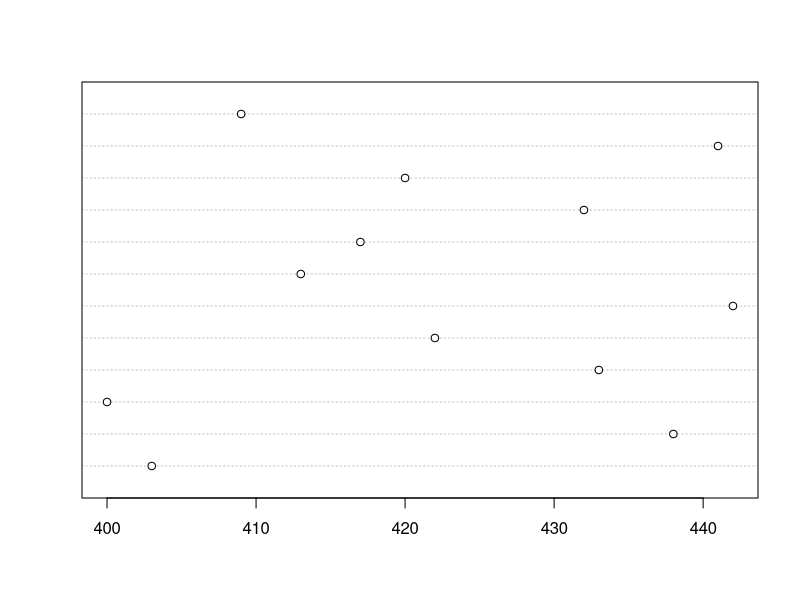
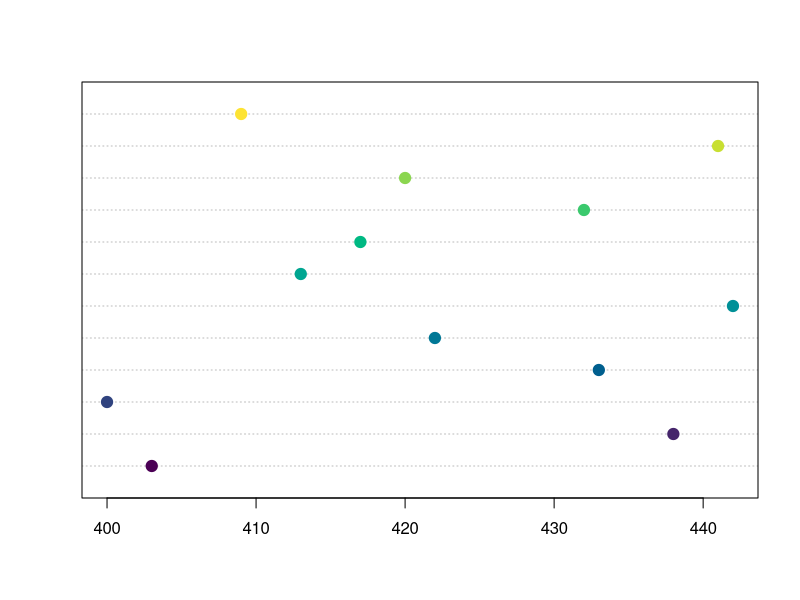
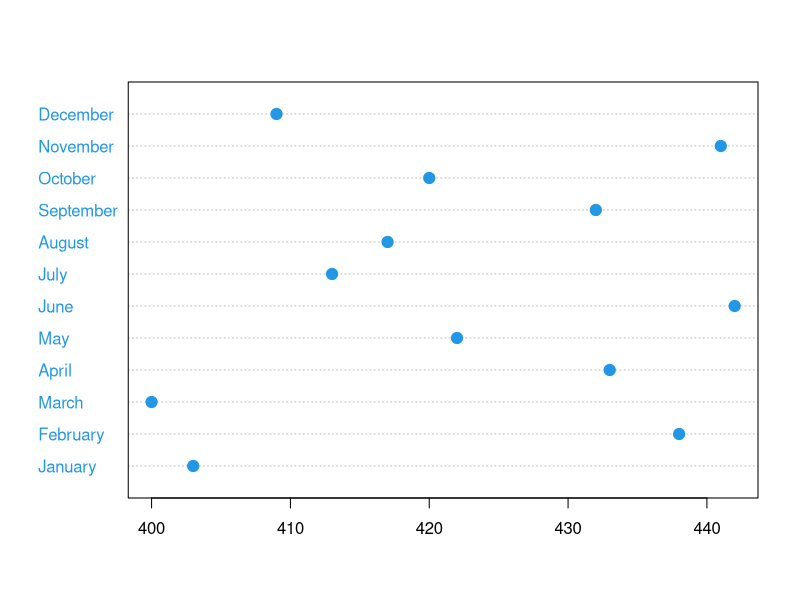
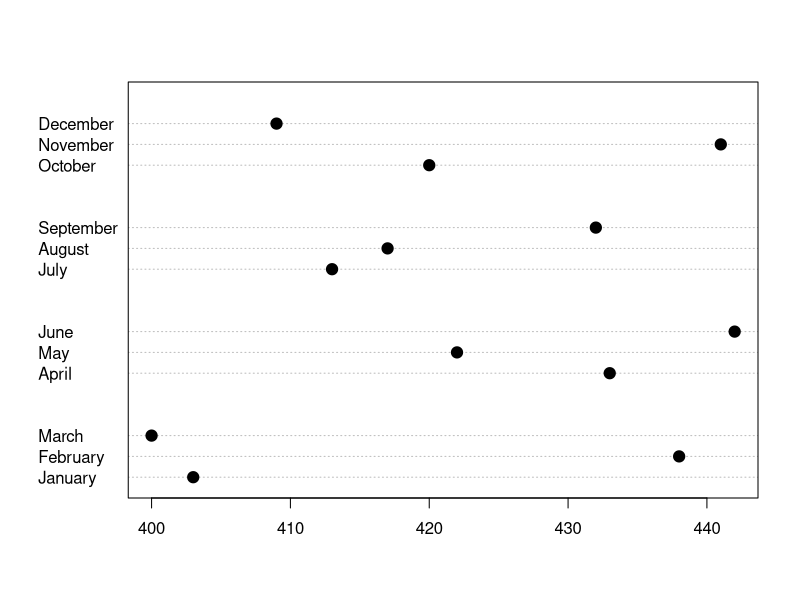
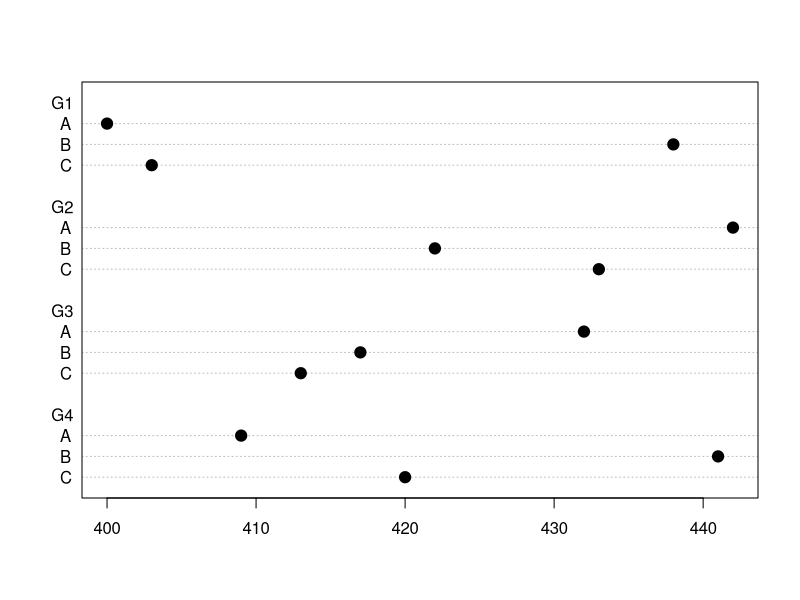
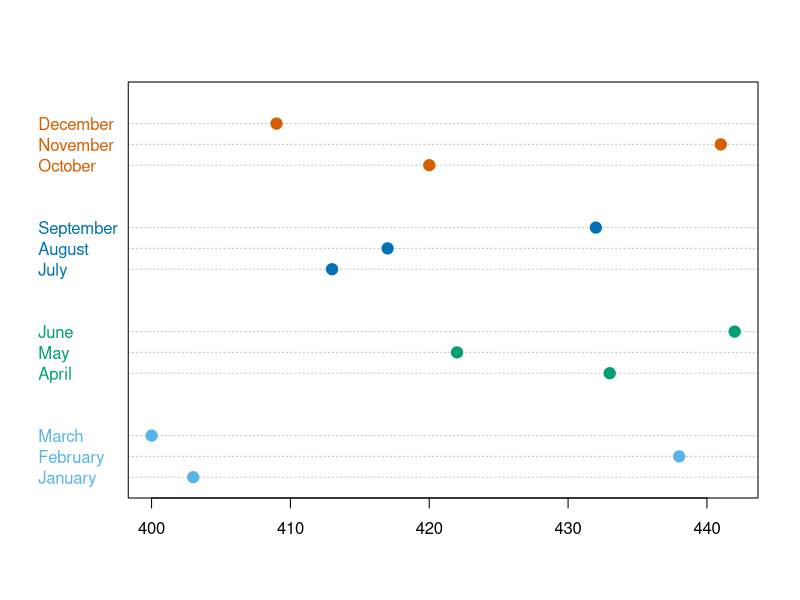
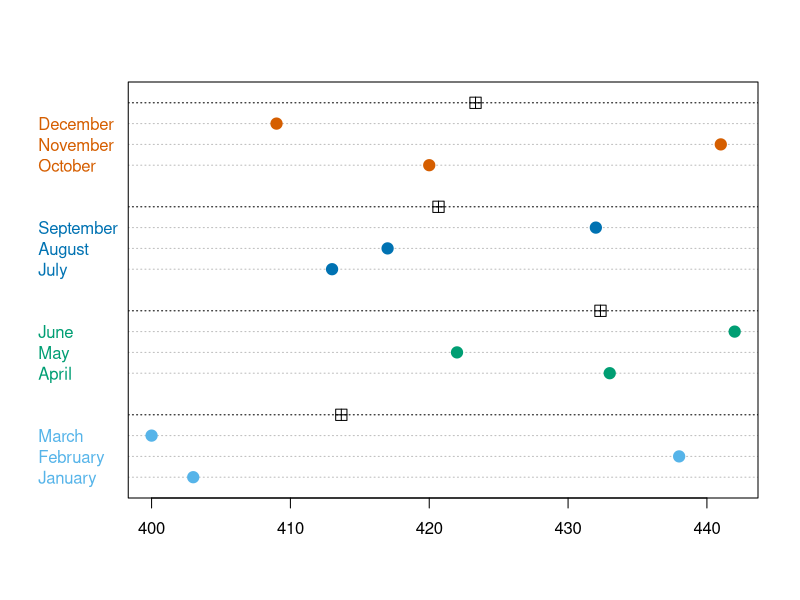
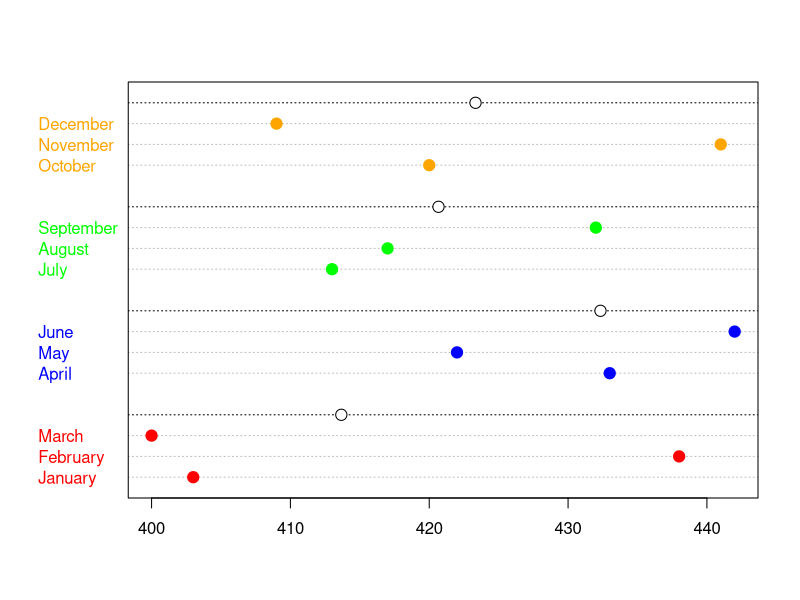

The R source for these figures, in order:
set.seed(1)
sold <- sample(400:450, 12)
month <- month.name
quarter <- c(rep(1, 3), rep(2, 3),
             rep(3, 3), rep(4, 3))

# Basic dot chart
dotchart(sold)

# Customization
dotchart(sold,
         pch = 19,             # Symbol
         col = hcl.colors(12), # Colors
         pt.cex = 1.5,         # Symbol size
         frame.plot = TRUE)    # Plot frame

# Labeling the observations
dotchart(sold,
         pch = 19,
         col = 4,
         pt.cex = 1.5,
         labels = month)

# Dot chart by group
# Specifying groups
dotchart(sold,
         pch = 19, pt.cex = 1.5,
         labels = month,
         groups = rev(quarter))

# Matrix as input
m <- matrix(sold, ncol = 4)
colnames(m) <- c("G1", "G2", "G3", "G4")
rownames(m) <- LETTERS[3:1]
dotchart(m, pch = 19, pt.cex = 1.5)

# Color by group
cols <- c(rep("#56B4E9", 3), rep("#009E73", 3),
          rep("#0072B2", 3), rep("#D55E00", 3))
dotchart(sold,
         pch = 19, pt.cex = 1.5,
         labels = month,
         groups = rev(quarter),
         color = cols)

dotchart(sold,
         pch = 19, pt.cex = 1.5,
         labels = month,
         groups = rev(quarter),
         color = cols,
         gdata = rev(tapply(sold, quarter, mean)),
         gpch = 12,
         gcolor = 1)

# Summary for each group
cols <- c(rep("red", 3), rep("blue", 3),
          rep("green", 3), rep("orange", 3))
dotchart(sold,
         pch = 19, pt.cex = 1.5,
         labels = month,
         groups = rev(quarter),
         color = cols,
         gdata = rev(tapply(sold, quarter, mean)))

# Order the values
cols <- c(rep("#56B4E9", 3), rep("#009E73", 3),
          rep("#0072B2", 3), rep("#D55E00", 3))
dotchart(sort(sold),
         labels = month[order(sold)],
         pch = 19, pt.cex = 1.5,
         groups = rev(quarter),
         color = cols)
